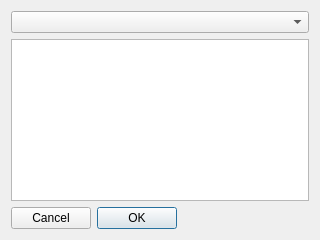
<?xml version="1.0" encoding="UTF-8"?>
<ui version="4.0">
 <class>Dialog</class>
 <widget class="QDialog" name="Dialog">
  <property name="geometry">
   <rect>
    <x>0</x>
    <y>0</y>
    <width>320</width>
    <height>240</height>
   </rect>
  </property>
  <property name="windowTitle">
   <string>New code snippet</string>
  </property>
  <layout class="QGridLayout" name="gridLayout">
   <item row="1" column="0">
    <widget class="QTextEdit" name="textEdit"/>
   </item>
   <item row="0" column="0">
    <widget class="QComboBox" name="comboBox"/>
   </item>
   <item row="2" column="0">
    <widget class="QDialogButtonBox" name="buttonBox">
     <property name="layoutDirection">
      <enum>Qt::RightToLeft</enum>
     </property>
     <property name="orientation">
      <enum>Qt::Horizontal</enum>
     </property>
     <property name="standardButtons">
      <set>QDialogButtonBox::Cancel|QDialogButtonBox::Ok</set>
     </property>
    </widget>
   </item>
  </layout>
 </widget>
 <resources/>
 <connections>
  <connection>
   <sender>buttonBox</sender>
   <signal>accepted()</signal>
   <receiver>Dialog</receiver>
   <slot>accept()</slot>
   <hints>
    <hint type="sourcelabel">
     <x>248</x>
     <y>254</y>
    </hint>
    <hint type="destinationlabel">
     <x>157</x>
     <y>274</y>
    </hint>
   </hints>
  </connection>
  <connection>
   <sender>buttonBox</sender>
   <signal>rejected()</signal>
   <receiver>Dialog</receiver>
   <slot>reject()</slot>
   <hints>
    <hint type="sourcelabel">
     <x>316</x>
     <y>260</y>
    </hint>
    <hint type="destinationlabel">
     <x>286</x>
     <y>274</y>
    </hint>
   </hints>
  </connection>
 </connections>
</ui>
